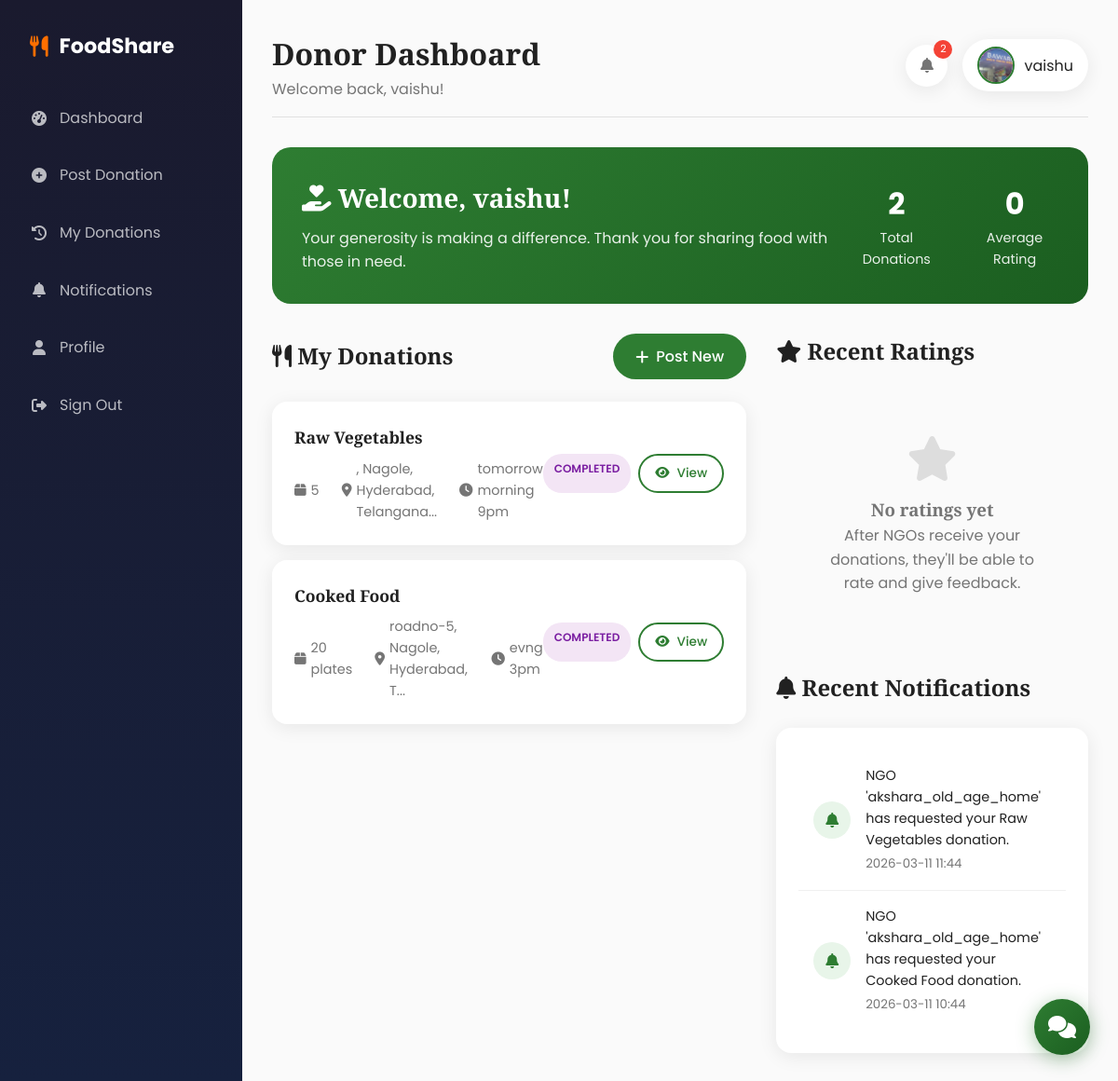
The page /donor/dashboard (signed in) on the database its author committed.
### app.py (models this page shows)
class User(UserMixin, db.Model):
    id = db.Column(db.Integer, primary_key=True)
    username = db.Column(db.String(100), unique=True, nullable=False)
    email = db.Column(db.String(120), unique=True, nullable=False)
    password_hash = db.Column(db.String(200), nullable=False)
    role = db.Column(db.String(20), nullable=False)  # donor, ngo, volunteer, admin
    bio = db.Column(db.Text, default="")
    profile_image = db.Column(db.String(200), default="default.png")
    contact_no = db.Column(db.String(20), default="")
    organization_name = db.Column(db.String(100), default="")
    address = db.Column(db.String(300), default="")
    created_at = db.Column(db.DateTime, default=datetime.utcnow)
    donations = db.relationship('Donation', backref='donor', lazy=True)

class Donation(db.Model):
    id = db.Column(db.Integer, primary_key=True)
    donor_id = db.Column(db.Integer, db.ForeignKey('user.id'), nullable=False)
    food_type = db.Column(db.String(100), nullable=False)
    description = db.Column(db.Text, default="")
    quantity = db.Column(db.String(50), nullable=False)
    expiry_date = db.Column(db.Date, nullable=False)
    pickup_location = db.Column(db.String(200), nullable=False)
    pickup_time = db.Column(db.String(50), nullable=False)
    status = db.Column(db.String(20), default='available')  # available, requested, accepted, completed, cancelled
    created_at = db.Column(db.DateTime, default=datetime.utcnow)
    requests = db.relationship('FoodRequest', backref='donation', lazy=True)
    ratings = db.relationship('Rating', backref='donation', lazy=True)

class Notification(db.Model):
    id = db.Column(db.Integer, primary_key=True)
    user_id = db.Column(db.Integer, db.ForeignKey('user.id'), nullable=False)
    message = db.Column(db.Text, nullable=False)
    link = db.Column(db.String(100), default="")
    is_read = db.Column(db.Boolean, default=False)
    created_at = db.Column(db.DateTime, default=datetime.utcnow)
    user = db.relationship('User', backref='notifications')

### app.py (the view)
@app.route('/donor/dashboard')
@login_required
def donor_dashboard():
    if current_user.role != 'donor':
        return redirect(url_for('index'))
    donations = Donation.query.filter_by(donor_id=current_user.id).order_by(Donation.created_at.desc()).all()
    notifications = Notification.query.filter_by(user_id=current_user.id, is_read=False).order_by(Notification.created_at.desc()).limit(5).all()
    ratings = Rating.query.filter_by(donor_id=current_user.id).order_by(Rating.created_at.desc()).limit(5).all()
    avg_rating = db.session.query(db.func.avg(Rating.rating)).filter_by(donor_id=current_user.id).scalar() or 0
    return render_template('donor_dashboard.html',
                         donations=donations,
                         notifications=notifications,
                         ratings=ratings,
                         avg_rating=round(avg_rating, 1))

### app.py (called while the page is built)
@login_manager.user_loader
def load_user(user_id):
    return User.query.get(int(user_id))

### templates/donor_dashboard.html (shortened to what this page needs)
{% extends "base.html" %}
{% block page_title %}Donor Dashboard{% endblock %}
{% block content %}
<div class="welcome-banner">
    <div>
        <h2><i class="fas fa-hand-holding-heart"></i> Welcome, {{ current_user.username }}!</h2>
        <p>Your generosity is making a difference. Thank you for sharing food with those in need.</p>
    </div>
    <div class="quick-stats">
        <div class="quick-stat">
            <h3>{{ donations|length }}</h3>
            <p>Total Donations</p>
        </div>
        <div class="quick-stat">
            <h3>{{ avg_rating }}</h3>
            <p>Average Rating</p>
        </div>
    </div>
</div>
<div class="dashboard-grid">
    <div>
        <div class="section-title">
            <h2><i class="fas fa-utensils"></i> My Donations</h2>
            <a href="{{ url_for('post_donation') }}" class="btn btn-primary">
                <i class="fas fa-plus"></i> Post New
            </a>
        </div>
        {% if donations %}
            {% for donation in donations[:5] %}
            <div class="donation-card">
                <div class="donation-info">
                    <h3>{{ donation.food_type }}</h3>
                    <div class="donation-meta">
                        <span><i class="fas fa-box"></i> {{ donation.quantity }}</span>
                        <span><i class="fas fa-map-marker-alt"></i> {{ donation.pickup_location[:30] }}...</span>
                        <span><i class="fas fa-clock"></i> {{ donation.pickup_time }}</span>
                    </div>
                </div>
                <div class="donation-actions">
                    <span class="status-badge status-{{ donation.status }}">{{ donation.status }}</span>
                    <a href="{{ url_for('donation_details', id=donation.id) }}" class="btn btn-secondary" style="padding: 0.5rem 1rem; font-size: 0.85rem;">
                        <i class="fas fa-eye"></i> View
                    </a>
                </div>
            </div>
            {% endfor %}
        {% endif %}
    </div>
    <div>
        <div class="section-title">
            <h2><i class="fas fa-star"></i> Recent Ratings</h2>
        </div>
        {% if ratings %}
            {% for rating in ratings %}
            <div class="rating-card">
                <div class="rating-header">
                    <h4>{{ rating.ngo_user.username }}</h4>
                    <div class="rating-stars">
                        {% for i in range(5) %}
                            {% if i < rating.rating %}
                                <i class="fas fa-star"></i>
                            {% else %}
                                <i class="far fa-star"></i>
                            {% endif %}
                        {% endfor %}
                    </div>
                </div>
                {% if rating.feedback %}
                <p class="rating-feedback">"{{ rating.feedback }}"</p>
                {% endif %}
                {% if rating.photos %}
                <div class="rating-photo">
                    <img src="{{ url_for('static', filename='uploads/' + rating.photos) }}" alt="Feedback photo">
                </div>
                {% endif %}
            </div>
            {% endfor %}
        {% else %}
        <div class="empty-donations">
            <i class="fas fa-star"></i>
            <h3>No ratings yet</h3>
            <p>After NGOs receive your donations, they'll be able to rate and give feedback.</p>
        </div>
        {% endif %}
        <div class="section-title" style="margin-top: 2rem;">
            <h2><i class="fas fa-bell"></i> Recent Notifications</h2>
        </div>
        <div class="card">
            {% if notifications %}
                {% for notification in notifications %}
                <div class="notification-item">
                    <div class="notification-icon">
                        <i class="fas fa-bell"></i>
                    </div>
                    <div class="notification-content">
                        <p>{{ notification.message }}</p>
                        <small>{{ notification.created_at.strftime('%Y-%m-%d %H:%M') }}</small>
                    </div>
                </div>
                {% endfor %}
            {% else %}
            <p style="text-align: center; color: var(--text-secondary); padding: 2rem;">No new notifications</p>
            {% endif %}
        </div>
    </div>
</div>
{% endblock %}

### templates/base.html (shortened to what this page needs)
<!DOCTYPE html>
<html lang="en">
<head>
    <link rel="stylesheet" href="https://cdnjs.cloudflare.com/ajax/libs/font-awesome/6.4.0/css/all.min.css">
</head>
<body>
    {% if current_user.is_authenticated %}
    <aside class="sidebar">
        <div class="sidebar-brand">
            <i class="fas fa-utensils"></i>
            <span>FoodShare</span>
        </div>
        <ul class="sidebar-menu">
            {% if current_user.role == 'admin' %}
            <li><a href="{{ url_for('admin_dashboard') }}"><i class="fas fa-tachometer-alt"></i> Dashboard</a></li>
            <li><a href="{{ url_for('history') }}"><i class="fas fa-history"></i> History</a></li>
            {% elif current_user.role == 'donor' %}
            <li><a href="{{ url_for('donor_dashboard') }}"><i class="fas fa-tachometer-alt"></i> Dashboard</a></li>
            <li><a href="{{ url_for('post_donation') }}"><i class="fas fa-plus-circle"></i> Post Donation</a></li>
            <li><a href="{{ url_for('history') }}"><i class="fas fa-history"></i> My Donations</a></li>
            {% elif current_user.role == 'ngo' %}
            <li><a href="{{ url_for('ngo_dashboard') }}"><i class="fas fa-tachometer-alt"></i> Dashboard</a></li>
            <li><a href="{{ url_for('history') }}"><i class="fas fa-history"></i> My Requests</a></li>
            {% elif current_user.role == 'volunteer' %}
            <li><a href="{{ url_for('volunteer_dashboard') }}"><i class="fas fa-tachometer-alt"></i> Dashboard</a></li>
            <li><a href="{{ url_for('history') }}"><i class="fas fa-history"></i> Delivery History</a></li>
            {% endif %}
            <li><a href="{{ url_for('notifications') }}"><i class="fas fa-bell"></i> Notifications</a></li>
            <li><a href="{{ url_for('profile') }}"><i class="fas fa-user"></i> Profile</a></li>
            <li><a href="{{ url_for('logout') }}"><i class="fas fa-sign-out-alt"></i> Sign Out</a></li>
        </ul>
    </aside>
    <main class="main-content">
        <header class="main-header">
            <div>
                <h1>{% block page_title %}Dashboard{% endblock %}</h1>
                <p style="color: var(--text-secondary);">Welcome back, {{ current_user.username }}!</p>
            </div>
            <div class="header-actions">
                <a href="{{ url_for('notifications') }}" class="notification-bell">
                    <i class="fas fa-bell"></i>
                    {% set unread = notifications|length if notifications else 0 %}
                    {% if unread > 0 %}
                    <span class="notification-badge">{{ unread }}</span>
                    {% endif %}
                </a>
                <a href="{{ url_for('profile') }}" class="user-menu">
                    <img src="{{ url_for('static', filename='uploads/' + current_user.profile_image) }}" alt="Profile" class="avatar">
                    <span>{{ current_user.username }}</span>
                </a>
            </div>
        </header>
        {% block content %}{% endblock %}
    </main>
    {% endif %}
    <button class="chatbot-toggle" onclick="toggleChatbot()">
        <i class="fas fa-comments"></i>
    </button>
</body>
</html>

### templates/base.html (style rules this page uses)
:root { --primary: #2E7D32; --primary-dark: #1B5E20; --secondary: #FF6F00; --accent: #00ACC1; --bg-light: #FAFAFA; --bg-dark: #1A1A2E; --card-bg: #FFFFFF; --text-primary: #212121; --text-secondary: #757575; --success: #4CAF50; --warning: #FFC107; --error: #F44336; --shadow: 0 4px 20px rgba(0,0,0,0.08); --shadow-hover: 0 8px 30px rgba(0,0,0,0.15); }
* { margin: 0; padding: 0; box-sizing: border-box; }
body { font-family: 'Poppins', sans-serif; background: var(--bg-light); color: var(--text-primary); line-height: 1.6; overflow-x: hidden; }
h1, h2, h3, h4, h5 { font-family: 'Playfair Display', serif; }
.btn { display: inline-flex; align-items: center; gap: 8px; padding: 0.75rem 1.5rem; border: none; border-radius: 30px; font-size: 1rem; font-weight: 500; cursor: pointer; transition: all 0.3s; text-decoration: none; }
.btn-primary { background: var(--primary); color: white; }
.btn-secondary { background: transparent; border: 2px solid var(--primary); color: var(--primary); }
.card { background: var(--card-bg); border-radius: 16px; padding: 1.5rem; box-shadow: var(--shadow); transition: all 0.3s; }
.avatar { width: 40px; height: 40px; border-radius: 50%; object-fit: cover; border: 2px solid var(--primary); }
.sidebar { position: fixed; left: 0; top: 0; bottom: 0; width: 260px; background: linear-gradient(180deg, var(--bg-dark) 0%, #16213e 100%); padding: 2rem 1rem; z-index: 100; overflow-y: auto; }
.sidebar-brand { display: flex; align-items: center; gap: 12px; color: white; font-size: 1.4rem; font-weight: 700; margin-bottom: 2rem; padding: 0 1rem; }
.sidebar-brand i { color: var(--secondary); }
.sidebar-menu { list-style: none; }
.sidebar-menu li { margin-bottom: 0.5rem; }
.sidebar-menu a { display: flex; align-items: center; gap: 12px; padding: 0.875rem 1rem; color: rgba(255,255,255,0.7); text-decoration: none; border-radius: 12px; transition: all 0.3s; }
.sidebar-menu i { width: 20px; text-align: center; }
.main-content { margin-left: 260px; padding: 2rem; min-height: 100vh; background: var(--bg-light); }
.main-header { display: flex; justify-content: space-between; align-items: center; margin-bottom: 2rem; padding-bottom: 1rem; border-bottom: 1px solid #e0e0e0; }
.main-header h1 { font-size: 2rem; color: var(--text-primary); }
.header-actions { display: flex; align-items: center; gap: 1rem; }
.notification-bell { position: relative; width: 45px; height: 45px; background: white; border-radius: 50%; display: flex; align-items: center; justify-content: center; box-shadow: var(--shadow); cursor: pointer; color: var(--text-secondary); text-decoration: none; }
.notification-badge { position: absolute; top: -5px; right: -5px; width: 20px; height: 20px; background: var(--error); color: white; border-radius: 50%; font-size: 0.7rem; display: flex; align-items: center; justify-content: center; }
.user-menu { display: flex; align-items: center; gap: 10px; padding: 0.5rem 1rem; background: white; border-radius: 30px; box-shadow: var(--shadow); cursor: pointer; text-decoration: none; color: var(--text-primary); }
.chatbot-toggle { position: fixed; bottom: 30px; right: 30px; width: 60px; height: 60px; background: linear-gradient(135deg, var(--primary) 0%, var(--primary-dark) 100%); border-radius: 50%; display: flex; align-items: center; justify-content: center; color: white; font-size: 1.5rem; cursor: pointer; box-shadow: 0 4px 20px rgba(46, 125, 50, 0.4); z-index: 1000; transition: all 0.3s; border: none; }

### rows shown on the page
User: username "vaishu", profile_image (picture)
Donation: food_type "Raw Vegetables", quantity "5", pickup_location ", Nagole, Hyderabad, Telangana", pickup_time "tomorrow morning 9pm", status "COMPLETED"
Donation: food_type "Cooked Food", quantity "20 plates", pickup_location "roadno-5, Nagole, Hyderabad, T", pickup_time "evng 3pm", status "COMPLETED"
Notification: message "NGO 'akshara_old_age_home' has requested your Raw Vegetables donation.", created_at "2026-03-11 11:44"
Notification: message "NGO 'akshara_old_age_home' has requested your Cooked Food donation.", created_at "2026-03-11 10:44"

### other values the page prints
{{ unread }} "2"
{{ donations|length }} "2"
{{ avg_rating }} "0"
